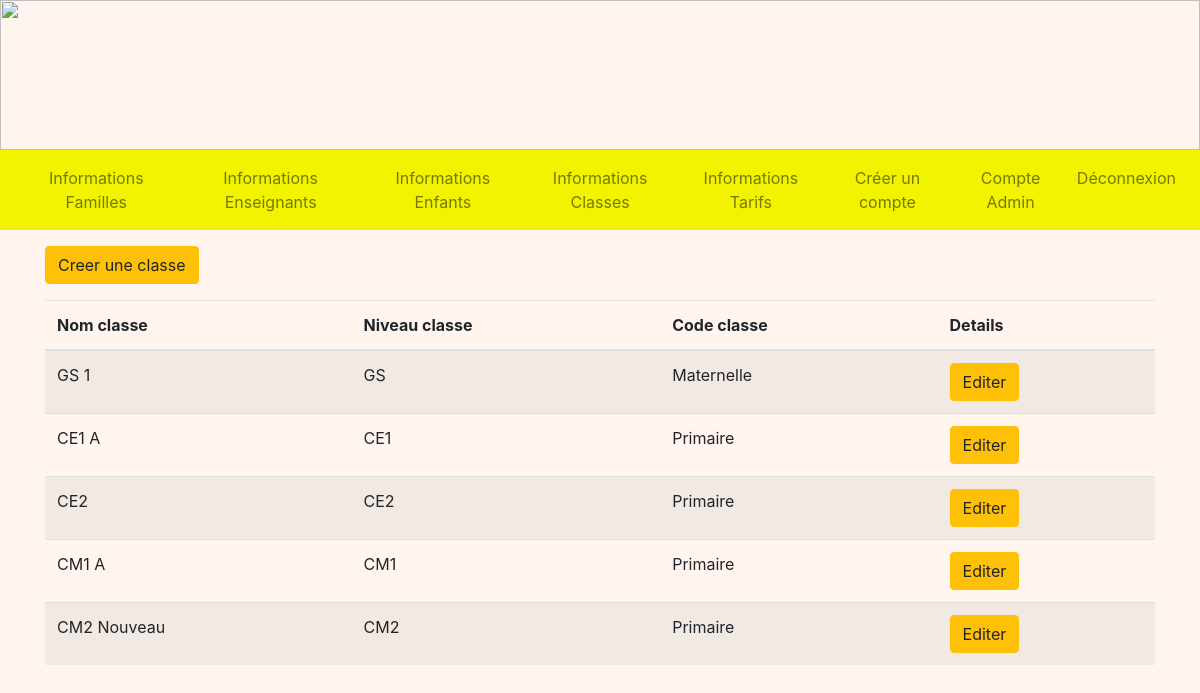
/infosClasses (signed in), run on an earlier commit of the app's database.
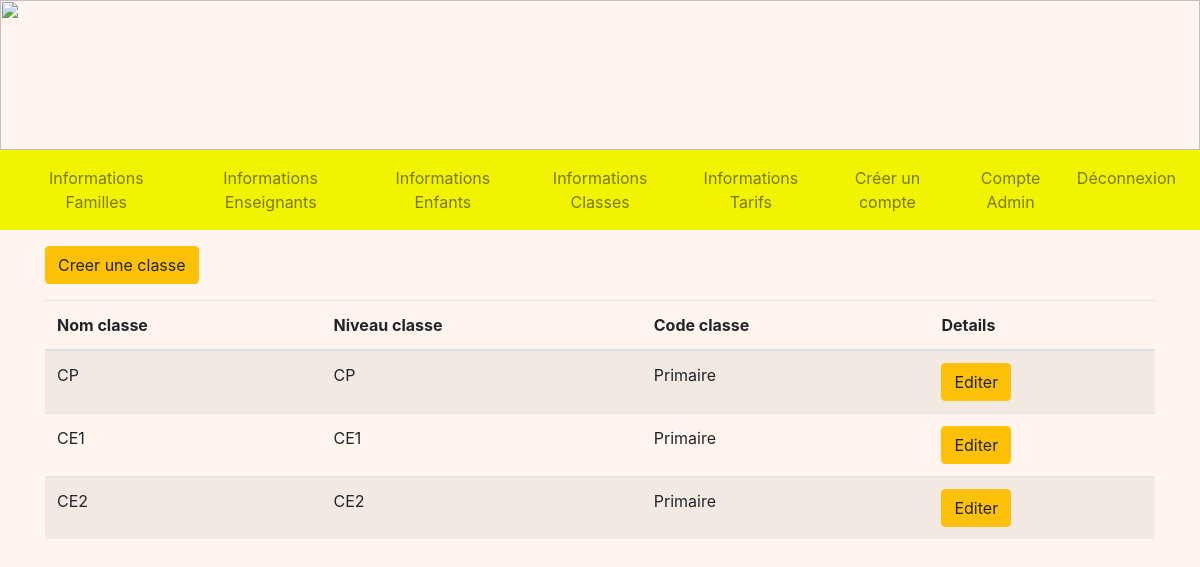
And on a later commit of the database.
### tables this page shows
CREATE TABLE Classe (
  code_classe integer primary key autoincrement,
  nom_classe TEXT NOT NULL,
  code_type integer NOT NULL,
  FOREIGN KEY(code_type) REFERENCES TypeDeClasse(code_type)
);

CREATE TABLE TypeDeClasse (
  code_type integer primary key autoincrement,
  type_classe TEXT NOT NULL,
  niveau_classe TEXT NOT NULL
);

### admin.py (the view)
@app.route('/infosClasses', methods = ["GET"])
@login_required
def infosClasses():
    db = get_db()
    cur = db.cursor()
    user = cur.execute("SELECT type_compte FROM Compte WHERE identifiant = ?", (flask_login.current_user.name, )).fetchone()
    if user[0] == 'Admin':
        classes = cur.execute("SELECT C.*, T.type_classe,  T.niveau_classe FROM Classe AS C INNER JOIN TypeDeClasse AS T ON C.code_type = T.code_type ORDER BY C.code_type, C.nom_classe").fetchall()
        return render_template('A_infosClasses.html', classes=classes)

### main.py (called while the page is built)
@login_manager.user_loader
def load_user(user_id):
    db = get_db()
    cur = db.cursor()
    user = cur.execute('SELECT identifiant, mot_de_passe FROM Compte WHERE identifiant=?', (user_id, )).fetchone()
    return User(user[0], user[1])

def get_db():
    if 'db' not in g:
        g.db = sqlite3.connect(DATABASE)
    return g.db

@app.teardown_appcontext
def close_connection(exception):
    db = g.pop('db', None)
    if db is not None:
        db.close()

### templates/A_infosClasses.html (shortened to what this page needs)
<!DOCTYPE html>
<html>
<head>
    <link rel="stylesheet" href="https://cdn.jsdelivr.net/npm/bootstrap@4.3.1/dist/css/bootstrap.min.css"
>
    <link rel="stylesheet" href="/static/css/main.css">
</head>
<body>
    {% extends "A_layout.html" %}
    {% block content %}
    <div class="container mt-3">
        <a href="/creerClasse" class="btn btn-warning">Creer une classe</a>
        <table class="table table-striped mt-3">
            <thead>
                <tr>
                    <th scope="col">Nom classe</th>
                    <th scope="col">Niveau classe</th>
                    <th scope="col">Code classe</th>
                    <th scope="col">Details</th>
                </tr>
            </thead>
            <tbody>
                {% for classe in classes %}
                <tr>
                    <td>{{ classe[1] }}</td>
                    <td>{{ classe[4] }}</td>
                    <td>{{ classe[3] }}</td>
                    <td>
                        <a href="/detailsClasse/{{ classe[0] }}" class="btn btn-warning">Editer</a>
                    </td>
                </tr>
                {% endfor %}
            </tbody>
        </table>
    </div>
    {% endblock %}

What changed in the data, as far as the page shows it:
removed Classe: nom_classe "GS 1", niveau_classe "GS", type_classe "Maternelle"
removed Classe: nom_classe "CE1 A", niveau_classe "CE1", type_classe "Primaire"
removed Classe: nom_classe "CM1 A", niveau_classe "CM1", type_classe "Primaire"
changed Classe (number 1 of 3 on the later page): nom_classe "CM2 Nouveau" → "CP"; niveau_classe "CM2" → "CP"; moves up the list
added Classe: nom_classe "CE1", niveau_classe "CE1", type_classe "Primaire"
